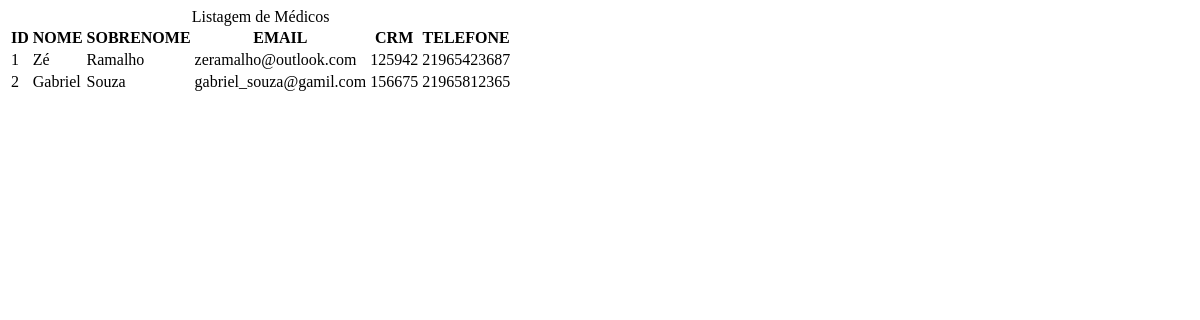
The page /medicos/ on the database as committed earlier.
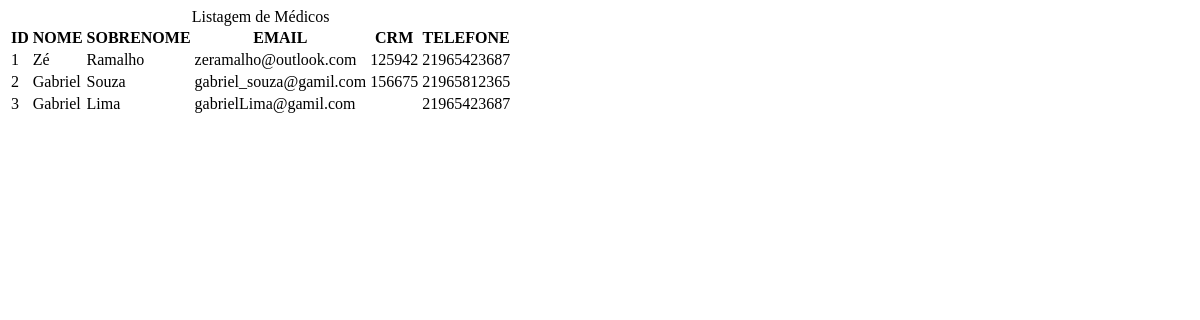
The same page on the database as committed later.
### sistema/models.py (models this page shows, shortened)
class Medico(models.Model):
    nome = models.CharField(max_length=50)
    sobrenome = models.CharField(max_length=50)
    crm = models.CharField(max_length=6)
    email = models.EmailField()
    telefone = models.CharField(max_length=50)
    criacao_data = models.DateTimeField(default=timezone.now)
    mensagem = models.TextField(blank=True)
    ativo = models.BooleanField(default=True)
    imagem = models.ImageField(upload_to='img/%Y/%m', blank=True)
    especialidade = models.ForeignKey(Especialidade, default=1, on_delete=models.CASCADE, verbose_name='Especialidade')

### sistema/views/medico_views.py (the view)
# urls.py: path('medicos/', views.listarMedicos, name= 'medicos'),
def listarMedicos(request):
    medicos = Medico.objects.all()
    context = {
        'medicos': medicos,
    }
    return render(
        request,
        'medico/listar.html',
        context,
    )

### sistema/templates/medico/listar.html
{%block conteudo%}
    <div class="responsive-table">
        <table class="medico-table">
            <caption class="table-caption">
                Listagem de Médicos
            </caption>
            <thead>
                <tr class = "table-row table-row-header">
                    <th class="table-header">
                        ID
                    </th>
                    <th class="table-header">
                        NOME
                    </th>
                    <th class="table-header">
                        SOBRENOME
                    </th>
                    <th class="table-header">
                        EMAIL
                    </th>
                    <th class='table-header'>
                        CRM
                    </th>
                    <th class="table-header">
                        TELEFONE
                    </th>
                </tr>
            </thead>
            <tbody>
                {% for medico in medicos %}
                    <tr class="table-row">
                        <td class="table-cel">
                            {{ medico.id }}
                        </td>
                        <td class="table-cel">
                            {{ medico.nome }}
                        </td>
                        <td class="table-cel">
                            {{ medico.sobrenome }}
                        </td>
                        <td class="table-cel">
                            {{ medico.email }}
                        </td>
                        <td class='table-cel'>
                            {{medico.crm}}
                        </td>
                        <td class="table-cel">
                            {{ medico.telefone }}
                        </td>
                    </tr>
                {% endfor %}
            </tbody>
        </table>
    </div>
{% endblock conteudo %}

Rows that differ between the two databases and show on the page:
added Medico: id "3", nome "Gabriel", sobrenome "Lima", email "gabrielLima@gamil.com", telefone "21965423687"
